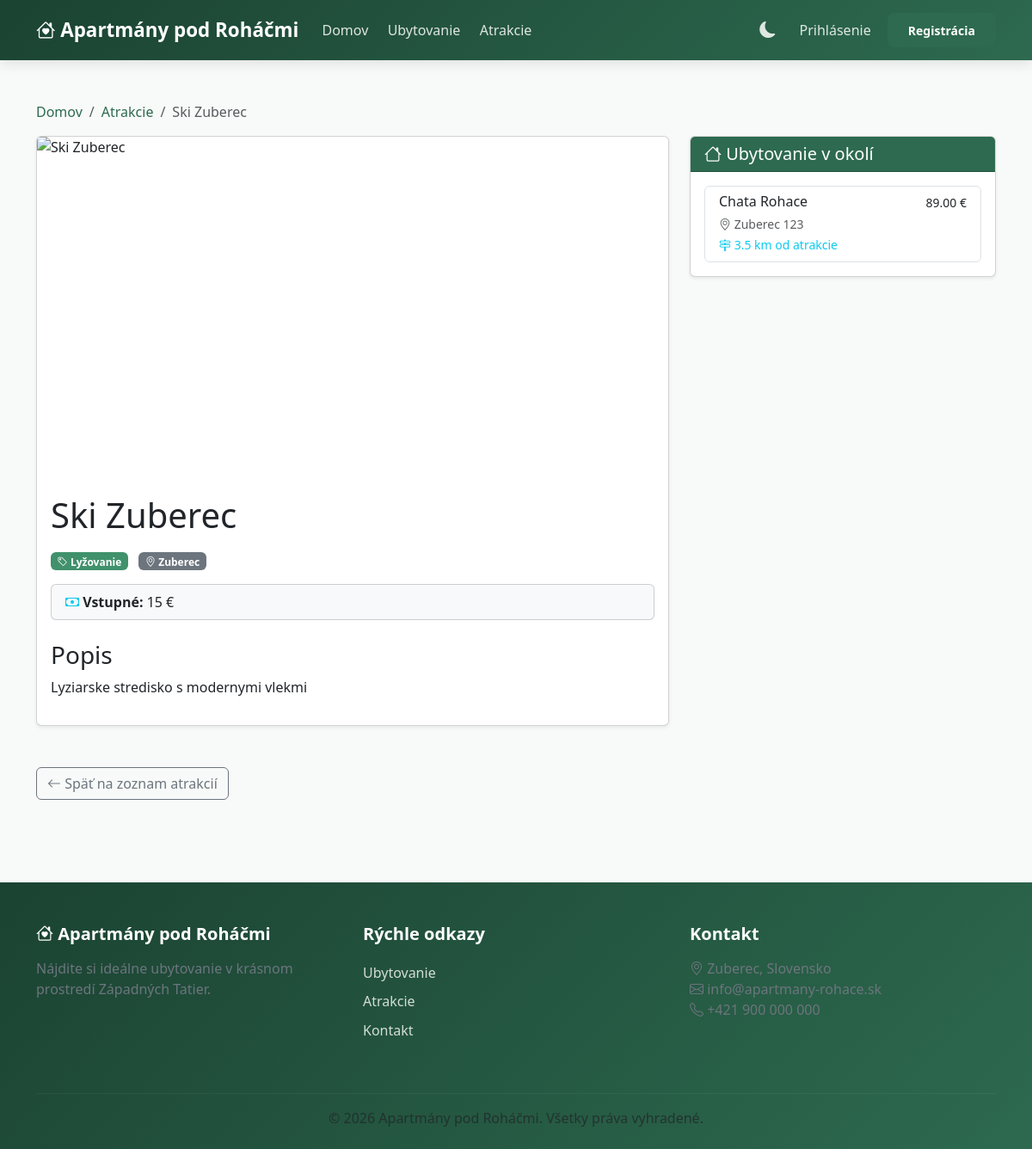
The app's page /?c=attraction&a=show&id=2 with its own data.
### tables this page shows
CREATE TABLE `attraction` (
    `id` INT AUTO_INCREMENT PRIMARY KEY,
    `nazov` VARCHAR(255) NOT NULL,
    `popis` TEXT,
    `typ` VARCHAR(50),
    `cena` INT DEFAULT 0,
    `poloha` VARCHAR(255),
    `obrazok` TEXT
);

CREATE TABLE `accommodation_attraction` (
    `accommodation_id` INT NOT NULL,
    `attraction_id` INT NOT NULL,
    `vzdialenost_km` DECIMAL(5,2),
    PRIMARY KEY (`accommodation_id`, `attraction_id`),
    FOREIGN KEY (`accommodation_id`) REFERENCES `accommodation`(`id`) ON DELETE CASCADE,
    FOREIGN KEY (`attraction_id`) REFERENCES `attraction`(`id`) ON DELETE CASCADE
);

CREATE TABLE `accommodation` (
    `id` INT AUTO_INCREMENT PRIMARY KEY,
    `user_id` INT NOT NULL,
    `nazov` VARCHAR(255) NOT NULL,
    `popis` TEXT,
    `adresa` VARCHAR(255),
    `kapacita` INT,
    `cena_za_noc` DECIMAL(10,2),
    `vybavenie` TEXT,
    `obrazok` TEXT,
    `aktivne` TINYINT(1) DEFAULT 1,
    FOREIGN KEY (`user_id`) REFERENCES `users`(`id`) ON DELETE CASCADE
);

### Framework/Http/Responses/Response.php (called while the page is built, shortened)
<?php
abstract class Response
{
    public function send(): void
    {
        $this->generate();
    }
}

### public/index.php (called while the page is built, shortened)
<?php
require __DIR__ . '/../Framework/ClassLoader.php';
try {
    $app = new App();
    $app->run();
} catch (Exception $e) {
    die('An error occurred: ' . $e->getMessage());
}

### Framework/Support/LinkGenerator.php (called while the page is built, shortened)
<?php
class LinkGenerator
{
    private Request $request;
    public function __construct(Request $request, Router $router)
    {
        $this->request = $request;
    }
    public function url(
        string|array $destination,
        array $parameters = [],
        bool $absolute = false,
        bool $appendParameters = false
    ): string {
        list($controller, $action) = explode(".", $destination);
        $args = $appendParameters ? $this->request->get() : [];
        $args = ["c" => lcfirst($controller), "a" => $action != "index" ? $action : null] + $parameters + $args;
        $basePath = $absolute ? $this->request->getBaseUrl() : "";
        return $basePath . "?" . http_build_query($args);
    }
}

### Framework/ClassLoader.php (called while the page is built, shortened)
<?php
class ClassLoader
{
    public static function Boot(): void
    {
        spl_autoload_register(function ($class_name) {
            $baseDir = realpath(dirname(__DIR__));
            $relativePath = str_replace('\\', DIRECTORY_SEPARATOR, ltrim($class_name, '\\')) . '.php';
            $file = $baseDir . DIRECTORY_SEPARATOR . $relativePath;
        });
    }
}

### Framework/Http/Request.php (called while the page is built, shortened)
<?php
class Request
{
    private array $get;
    private array $post;
    public function __construct()
    {
        $this->get = $_GET;
        $this->post = $_POST;
    }
    public function get(?string $key = null): mixed
    {
        return $key === null ? $this->get : ($this->get[$key] ?? null);
    }
    public function post(?string $key = null): mixed
    {
        return $key === null ? $this->post : ($this->post[$key] ?? null);
    }
    public function value(string $key): mixed
    {
        return $this->post($key) ?? $this->get($key);
    }
}

### App/Controllers/AttractionController.php (called while the page is built, shortened)
<?php
class AttractionController extends BaseController
{
    public function show(Request $request): Response
    {
        $id = (int)$request->value('id');
        $attraction = Attraction::getOne($id);
        $nearbyAccommodations = $attraction->getNearbyAccommodations();
        return $this->html([
            'attraction' => $attraction,
            'nearbyAccommodations' => $nearbyAccommodations
        ]);
    }
}

### Framework/Core/Model.php (called while the page is built, shortened)
<?php
abstract class Model implements \JsonSerializable
{
    protected static ?string $tableName = null;
    protected static array $columnsMap = [];
    private static array $dbColumns = [];
    private static IDbConvention $dbConventions;
    protected static function getTableName(): string
    {
        if (!empty(static::$tableName)) {
            return static::$tableName;
        }
        return self::getConventions()->getTableName(get_called_class());
    }
    protected static function getPkColumnName(): string
    {
        return self::getConventions()->getPkColumnName(get_called_class());
    }
    protected static function getColumnsMap(): array
    {
        return static::$columnsMap ?? [];
    }
    public static function getOne(mixed $id): ?static
    {
        try {
            $sql = "SELECT " . static::getDBColumnNamesList() . " FROM `" . static::getTableName() . "` WHERE `" .
                static::getPkColumnName() . "`=?";
            $stmt = Connection::getInstance()->prepare($sql);
            $stmt->setFetchMode(PDO::FETCH_CLASS | PDO::FETCH_PROPS_LATE, static::class);
            $stmt->execute([$id]);
            $model = $stmt->fetch() ?: null;
            if ($model !== null) {
                $model->_dbId = $model->getIdValue();
                $model->_resultSet = new ResultSet([$model]);
            }
            return $model;
        } catch (PDOException $exception) {
            throw new Exception('Query failed: ' . $exception->getMessage(), 0, $exception);
        }
    }
    private static function getDbColumns(): array
    {
        try {
            $sql = "DESCRIBE " . static::getTableName();
            $stmt = Connection::getInstance()->prepare($sql);
            $stmt->execute([]);
            self::$dbColumns[static::class] = array_column($stmt->fetchAll(), 'Field');
            return self::$dbColumns[static::class];
        } catch (PDOException $exception) {
            throw new Exception('Query failed: ' . $exception->getMessage(), 0, $exception);
        }
    }
    private function getIdValue(): mixed
    {
        $pk = static::getPkColumnName();
        $prop = static::toPropertyName($pk);
        return isset($this->{$prop}) ? $this->{$prop} : null;
    }
    private static function getModelProperties(): array
    {
        $reflection = new \ReflectionClass(static::class);
        $properties = [];
        foreach ($reflection->getProperties() as $property) {
            $propertyName = $property->getName();
            if ($property->isStatic()) {
                continue;
            }
            $properties[$propertyName] = true;
        }
        return $properties;
    }
    private static function getDBColumnNamesList(): string
    {
        $dbColumns = [];
        foreach (static::getDbColumns() as $columnName) {
            $propertyName = static::toPropertyName($columnName);
            if ($propertyName != $columnName) {
                $dbColumns[] = "`$columnName` AS {$propertyName}";
            } else {
                $dbColumns[] = $columnName;
            }
        }
        return implode(', ', $dbColumns);
    }
    private static function toPropertyName(string $columnName): string
    {
        $customMapping = static::getColumnsMap();
        if (isset($customMapping[$columnName])) {
            return $customMapping[$columnName];
        } else {
            return static::getConventions()->toPropertyName($columnName);
        }
    }
    private static function getConventions(): IDbConvention
    {
        if (!isset(static::$dbConventions)) {
            static::$dbConventions = new (Configuration::DB_CONVENTIONS_CLASS)();
        }
        return static::$dbConventions;
    }
}

### Framework/DB/Connection.php (called while the page is built, shortened)
<?php
class Connection
{
    private static ?Connection $instance = null;
    private PDO $db;
    public function __construct(PDO $db)
    {
        $this->db = $db;
    }
    public static function getInstance(): Connection
    {
        try {
            if (self::$instance == null) {
                $db = new PDO(
                    'mysql:dbname=' . Configuration::DB_NAME . ';host=' . Configuration::DB_HOST,
                    Configuration::DB_USER,
                    Configuration::DB_PASS
                );
                $db->setAttribute(PDO::ATTR_ERRMODE, PDO::ERRMODE_EXCEPTION);
                $db->setAttribute(PDO::ATTR_EMULATE_PREPARES, true);
                self::$instance = new self($db);
            }
            return self::$instance;
        } catch (PDOException $e) {
            throw new Exception('Connection failed: ' . $e->getMessage());
        }
    }
    public function prepare(string $sql): DebugStatement
    {
        try {
            return new DebugStatement($this->db->prepare($sql));
        } catch (PDOException $e) {
            throw new Exception('Prepare failed: ' . $e->getMessage());
        }
    }
}

### Framework/DB/DebugStatement.php (called while the page is built, shortened)
<?php
class DebugStatement
{
    private PDOStatementAlias $stmt;
    public function __construct($stmt)
    {
        $this->stmt = $stmt;
    }
    public function execute(?array $params = null): bool
    {
        $result = $this->stmt->execute($params);
        $this->stmt->debugDumpParams();
        return $result;
    }
    public function __call(string $name, array $arguments): mixed
    {
        return $this->stmt->{$name}(...$arguments);
    }
}

### Framework/DB/DefaultConventions.php (called while the page is built, shortened)
<?php
class DefaultConventions implements IDbConvention
{
    public function getPkColumnName(string $className): string
    {
        return 'id';
    }
    public function toPropertyName(string $columnName): string
    {
        return $columnName;
    }
}

### App/Models/Attraction.php (called while the page is built, shortened)
<?php
class Attraction extends Model
{
    protected ?int $id = null;
    protected ?int $cena = 0;
    public function __get($name)
    {
        return $this->$name ?? null;
    }
    public function getNearbyAccommodations(): array
    {
        $sql = "SELECT a.*, aa.vzdialenost_km
                FROM accommodation a
                JOIN accommodation_attraction aa ON a.id = aa.accommodation_id
                WHERE aa.attraction_id = ? AND a.aktivne = 1
                ORDER BY aa.vzdialenost_km";
        $stmt = Connection::getInstance()->prepare($sql);
        $stmt->execute([$this->id]);
        $accommodations = [];
        while ($row = $stmt->fetch(\PDO::FETCH_ASSOC)) {
            $accommodation = new Accommodation();
            foreach ($row as $key => $value) {
                if (property_exists($accommodation, $key)) {
                    $accommodation->$key = $value;
                }
            }
            $accommodation->vzdialenost_km = $row['vzdialenost_km'];
            $accommodations[] = $accommodation;
        }
        return $accommodations;
    }
    public function isFree(): bool
    {
        return $this->cena === 0 || $this->cena === null;
    }
    public function getFormattedPrice(): string
    {
        return $this->cena . ' €';
    }
}

### App/Views/Attraction/show.view.php (the view, shortened to what this page needs)
<div class="container py-5">
    <nav aria-label="breadcrumb">
        <ol class="breadcrumb">
            <li class="breadcrumb-item"><a href="<?= $link->url('home.index') ?>">Domov</a></li>
            <li class="breadcrumb-item"><a href="<?= $link->url('attraction.index') ?>">Atrakcie</a></li>
            <li class="breadcrumb-item active" aria-current="page"><?= htmlspecialchars($attraction->nazov) ?></li>
        </ol>
    </nav>
    <div class="row">
        <div class="col-lg-8">
            <div class="card shadow-sm mb-4">
                <?php if ($attraction->obrazok): ?>
                    <img src="<?= htmlspecialchars($attraction->obrazok) ?>"
                         class="card-img-top"
                         style="height: 400px; object-fit: cover;"
                         alt="<?= htmlspecialchars($attraction->nazov) ?>">
                <?php else: ?>
                    <img src="https://images.unsplash.com/photo-1506905925346-21bda4d32df4?w=1200"
                         class="card-img-top"
                         style="height: 400px; object-fit: cover;"
                         alt="<?= htmlspecialchars($attraction->nazov) ?>">
                <?php endif; ?>
                <div class="card-body">
                    <h1 class="card-title mb-3"><?= htmlspecialchars($attraction->nazov) ?></h1>
                    <div class="mb-3">
                        <?php if ($attraction->typ): ?>
                            <span class="badge bg-info me-2">
                                <i class="bi bi-tag"></i> <?= htmlspecialchars($attraction->typ) ?>
                            </span>
                        <?php endif; ?>
                        <?php if ($attraction->poloha): ?>
                            <span class="badge bg-secondary">
                                <i class="bi bi-geo-alt"></i> <?= htmlspecialchars($attraction->poloha) ?>
                            </span>
                        <?php endif; ?>
                    </div>
                    <?php if ($attraction->cena !== null): ?>
                        <div class="card bg-light mb-3">
                            <div class="card-body py-2">
                                <strong><i class="bi bi-cash text-info"></i> Vstupné:</strong>
                                <?php if ($attraction->cena == 0): ?>
                                    <span class="text-success fw-bold">Zadarmo</span>
                                <?php else: ?>
                                    <?= $attraction->getFormattedPrice() ?>
                                <?php endif; ?>
                            </div>
                        </div>
                    <?php endif; ?>
                    <?php if ($attraction->popis): ?>
                        <div class="mt-4">
                            <h3>Popis</h3>
                            <p class="text-justify"><?= nl2br(htmlspecialchars($attraction->popis)) ?></p>
                        </div>
                    <?php endif; ?>
                </div>
            </div>
        </div>
        <div class="col-lg-4">
            <div class="card shadow-sm">
                <div class="card-header bg-primary text-white">
                    <h5 class="mb-0"><i class="bi bi-house"></i> Ubytovanie v okolí</h5>
                </div>
                <div class="card-body">
                    <?php if (!empty($nearbyAccommodations)): ?>
                        <div class="list-group">
                            <?php foreach ($nearbyAccommodations as $acc): ?>
                                <a href="<?= $link->url('accommodation.show', ['id' => $acc->id]) ?>"
                                   class="list-group-item list-group-item-action">
                                    <div class="d-flex w-100 justify-content-between">
                                        <h6 class="mb-1"><?= htmlspecialchars($acc->nazov) ?></h6>
                                        <small><?= number_format($acc->cena_za_noc, 2) ?> €</small>
                                    </div>
                                    <small class="text-muted">
                                        <i class="bi bi-geo-alt"></i> <?= htmlspecialchars($acc->adresa) ?>
                                    </small>
                                    <?php if ($acc->vzdialenost_km !== null): ?>
                                        <br>
                                        <small class="text-info">
                                            <i class="bi bi-signpost-2"></i> <?= number_format($acc->vzdialenost_km, 1) ?> km od atrakcie
                                        </small>
                                    <?php endif; ?>
                                </a>
                            <?php endforeach; ?>
                        </div>
                    <?php else: ?>
                        <p class="text-muted mb-0">Žiadne ubytovanie v blízkosti</p>
                    <?php endif; ?>
                </div>
            </div>
        </div>
    </div>
    <div class="mt-4">
        <a href="<?= $link->url('attraction.index') ?>" class="btn btn-outline-secondary">
            <i class="bi bi-arrow-left"></i> Späť na zoznam atrakcií
        </a>
    </div>
</div>

### records on screen
attraction: nazov "Ski Zuberec", typ "Lyžovanie", poloha "Zuberec", cena "15 €", popis "Lyziarske stredisko s modernymi vlekmi"
accommodation_attraction: accommodation.nazov "Chata Rohace", accommodation.cena_za_noc "89.00", accommodation.adresa "Zuberec 123", vzdialenost_km "3.5"
